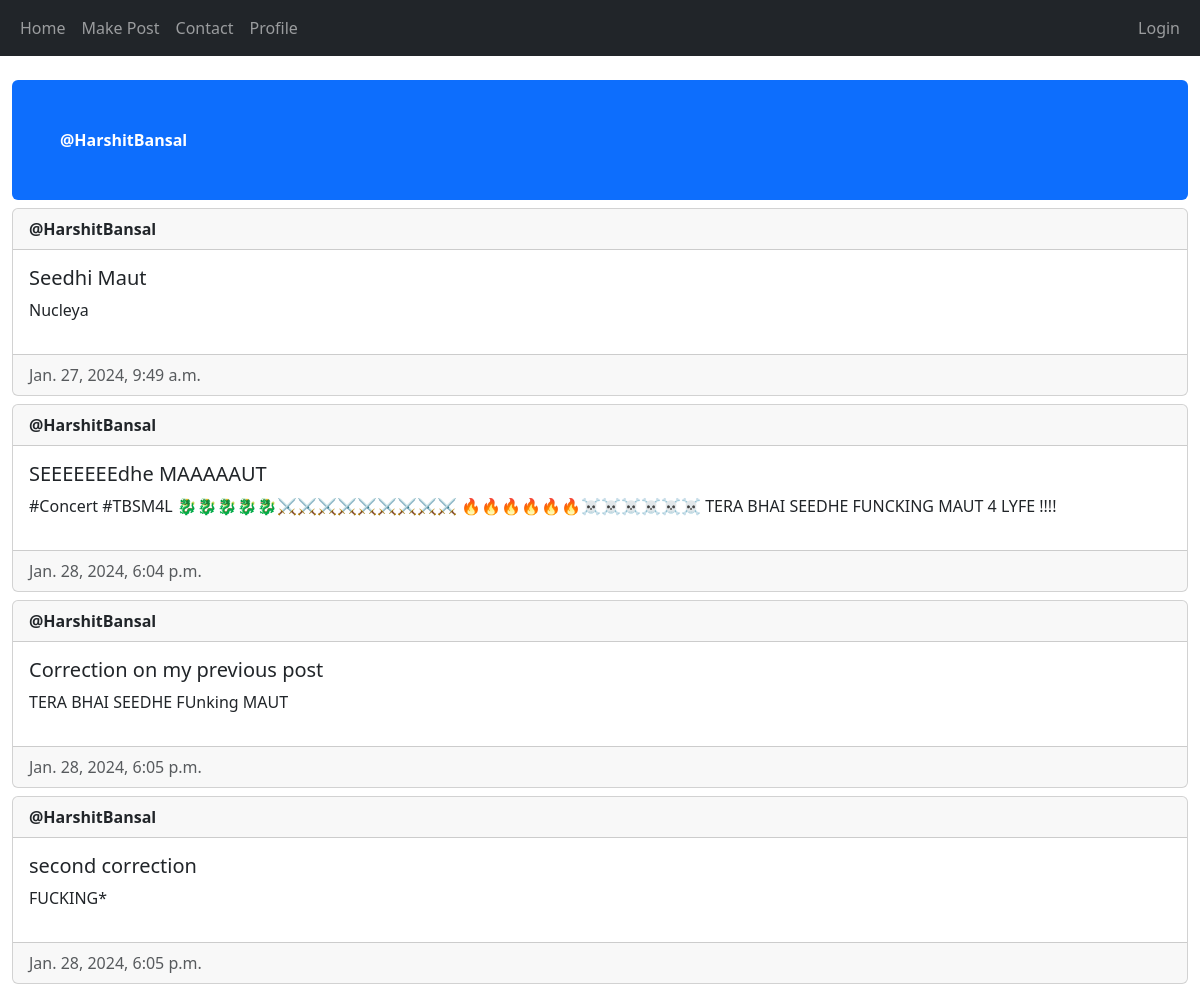
Screenshot of /profile/4 with the database file from the repository.
### main/models.py (models this page shows, shortened)
class Post(models.Model) :
    author = models.ForeignKey(User, on_delete = models.CASCADE)
    title = models.CharField(max_length=200)
    description = models.TextField()
    created_at = models.DateTimeField(auto_now_add=True)
    updated_at = models.DateTimeField(auto_now= True)

### main/views.py (the view)
# urls.py: path('profile/<int:id>', views.profile_view, name="profile"),
def profile_view(request, id) :
    posts = Post.objects.filter(author_id = id)
    viewing = User.objects.filter(id = id).first()
    return render(request, "main/profile.html", {"posts" : posts, "viewing" : viewing})

### main/templates/main/profile.html (shortened to what this page needs)
{% extends "main/base.html" %}
{% block content %}
<div class="mt-4 p-5 bg-primary text-white rounded">
    <div class="card-header"><strong>@{{ viewing.username }}</strong></div>
</div>
{% for post in posts %}
<div class="card mt-2">
    <div class="card-header"><strong>@{{ post.author.username }}</strong></div>
    <div class="card-body d-flex flex-row justify-content-between">
        <div>
            <h5 class="card-title">{{ post.title }}</h5>
            <p>{{post.description}}</p>
        </div>
    </div>
    <div class="card-footer text-muted">{{post.created_at}}</div>
</div>
{% empty %}
<p class="alert-primary"> No posts made by user. </p>
{% endfor %}
{% endblock content %}

### rows the page displays
Post: author.username "HarshitBansal", title "Seedhi Maut", description "Nucleya", created_at "Jan. 27, 2024, 9:49 a.m."
Post: author.username "HarshitBansal", title "SEEEEEEEdhe MAAAAAUT", description "#Concert #TBSM4L 🐉🐉🐉🐉🐉⚔️⚔️⚔️⚔️⚔️⚔️⚔️⚔️⚔️ 🔥🔥🔥🔥🔥🔥☠️☠️☠️☠️☠️☠️ TERA BHAI SEEDHE FUNCKING MAUT 4 LYFE !!!!", created_at "Jan. 28, 2024, 6:04 p.m."
Post: author.username "HarshitBansal", title "Correction on my previous post", description "TERA BHAI SEEDHE FUnking MAUT", created_at "Jan. 28, 2024, 6:05 p.m."
Post: author.username "HarshitBansal", title "second correction", description "FUCKING*", created_at "Jan. 28, 2024, 6:05 p.m."

### other values shown
{{ viewing.username }} "HarshitBansal"
